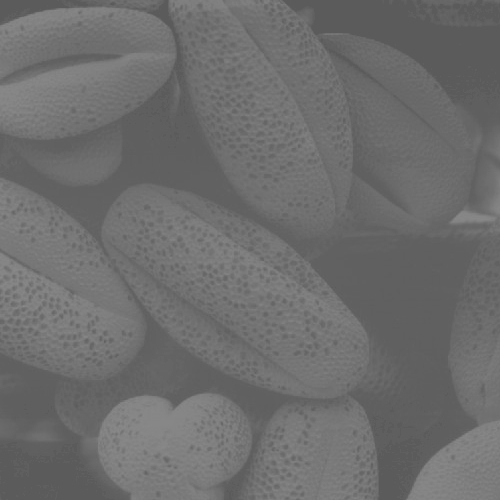
#> input picture 4/low_contrast.jpg, 500 x 500 px
$ python 4.py
#> lines starting #> are read from the running program, lines starting #| are printed output that depends on the picture
import numpy as np
import cv2 as cv
from matplotlib import pyplot as plt

img = cv.imread('low_contrast.jpg',cv.IMREAD_GRAYSCALE)
#> img is the input picture: shape (500, 500); min 90, max 138, mean 109.1
plt.hist(img.ravel(),256,[0,256]);plt.show()
#> after `plt.hist(img.ravel(), 256, [0, 256])`:
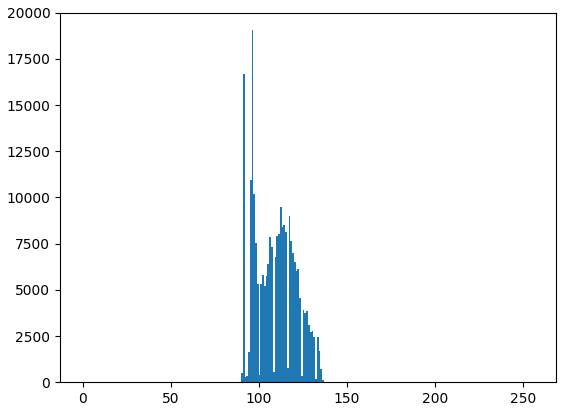
#> figure drawn by matplotlib, 1 panel; tallest bar 19057 high, from x = 96 to 97


def hist(img):
    hist,bins = np.histogram(img.flatten(),256,[0,256])
#> hist = 256 values, max 19057 at index 96, min 0 at index 0, mean 976.6; bins = 257 values from 0 to 256
    cdf = hist.cumsum()
#> cdf = 256 values from 0 to 250000
    cdf_normalized = cdf * float(hist.max()) / cdf.max()
#> cdf_normalized = 256 values from 0 to 19057
    plt.plot(cdf_normalized, color = 'b')
    plt.hist(img.flatten(),256,[0,256], color = 'r')
    plt.xlim([0,256])
    plt.legend(('cdf','histogram'), loc = 'upper left')
    plt.show()
#> figure, not shown here; tallest bar 19057 high, from x = 96 to 97; curve peaks at x = 138, y = 19057


img = cv.imread('low_contrast.jpg',0)
hist(img)

img = cv.imread('low_contrast.jpg',0)
equ = cv.equalizeHist(img)
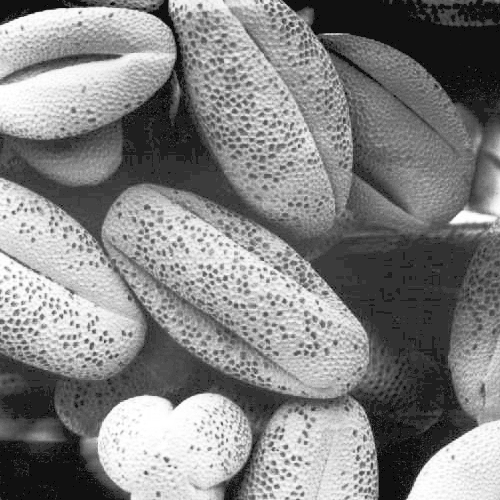
#> equ: shape (500, 500); min 0, max 255, mean 131.5
res = np.hstack((img,equ)) #stacking images side-by-side
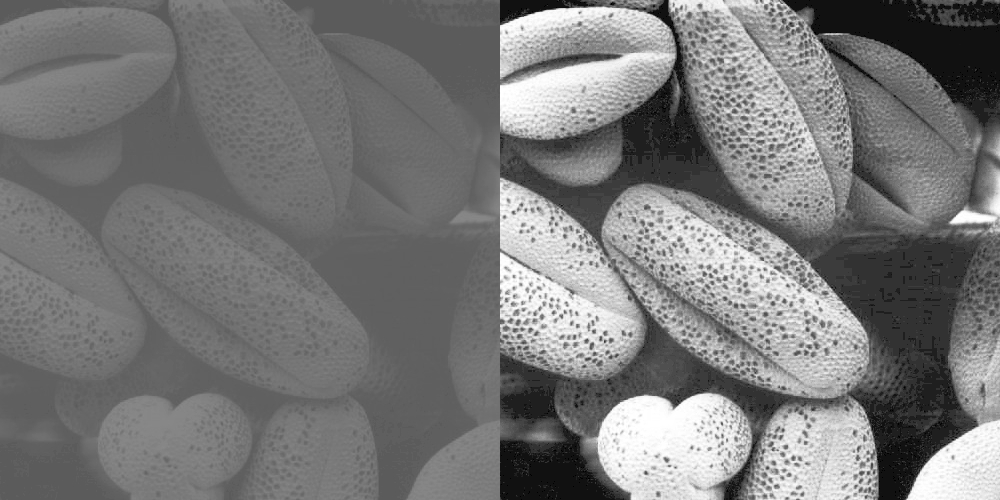
#> res: shape (500, 1000); min 0, max 255, mean 120.3
cv.imshow("Equalization",res)
hist(equ)
#> in hist (call 2), `hist,bins = np.histogram(img.flatten(),256,[0,256])`: hist = 256 values, max 19057 at index 50, min 0 at index 1, mean 976.6
#> in hist (call 2), `cdf = hist.cumsum()`: cdf = 256 values from 516 to 250000
#> in hist (call 2), `cdf_normalized = cdf * float(hist.max()) / cdf.max()`: cdf_normalized = 256 values from 39.33 to 19057
#> in hist (call 2), `plt.show()`:
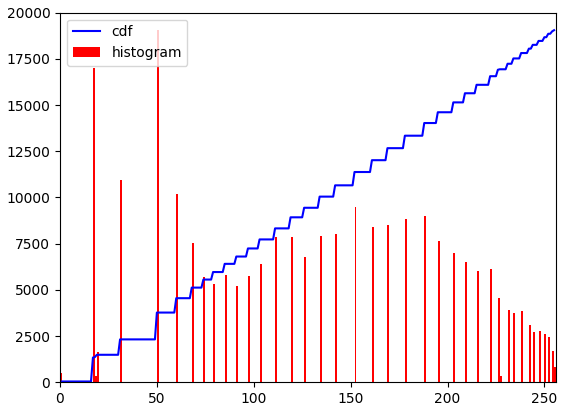
#> figure drawn by matplotlib, 1 panel; tallest bar 19057 high, from x = 50 to 51; curve peaks at x = 255, y = 19057
cv.waitKey(0)
cv.destroyAllWindows()


img = cv.imread('low_contrast.jpg',0)
# create a CLAHE object (Arguments are optional).
clahe = cv.createCLAHE(clipLimit=2.0, tileGridSize=(8,8))
cl1 = clahe.apply(img)
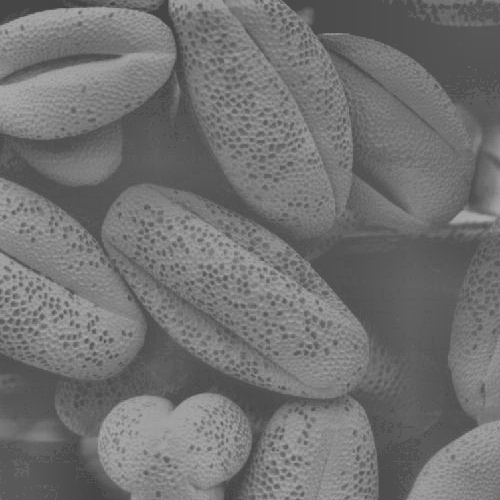
#> cl1: shape (500, 500); min 66, max 170, mean 113.5
res = np.hstack((img,cl1))
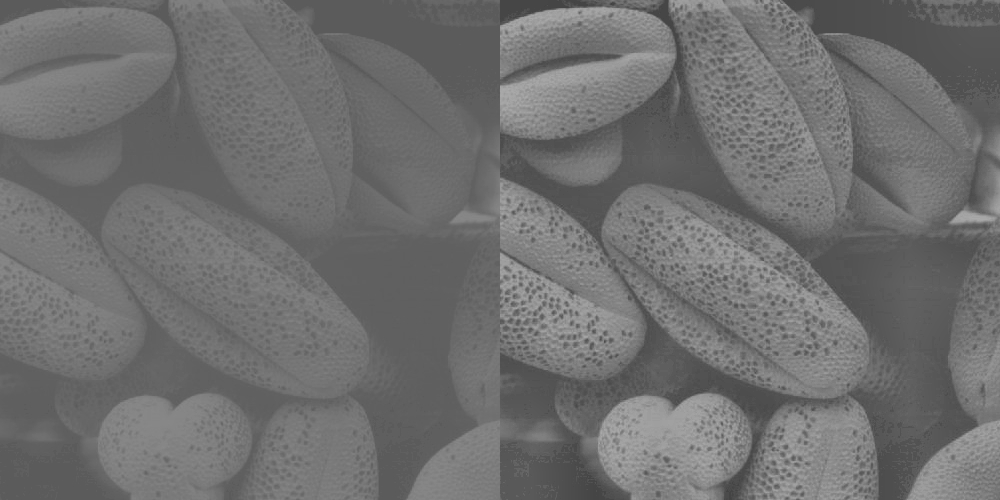
#> res: shape (500, 1000); min 66, max 170, mean 111.3
cv.imshow("CLAHE",res)
hist(cl1)
#> in hist (call 3), `hist,bins = np.histogram(img.flatten(),256,[0,256])`: hist = 256 values, max 5456 at index 89, min 0 at index 0, mean 976.6
#> in hist (call 3), `cdf = hist.cumsum()`: cdf = 256 values from 0 to 250000
#> in hist (call 3), `cdf_normalized = cdf * float(hist.max()) / cdf.max()`: cdf_normalized = 256 values from 0 to 5456
#> in hist (call 3), `plt.show()`:
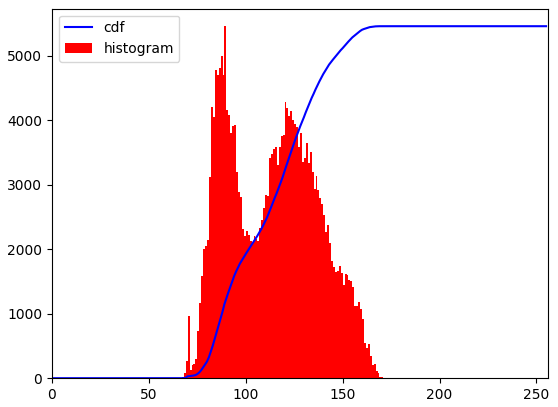
#> figure drawn by matplotlib, 1 panel; tallest bar 5456 high, from x = 89 to 90; curve peaks at x = 170, y = 5456
cv.waitKey(0)
cv.destroyAllWindows()
